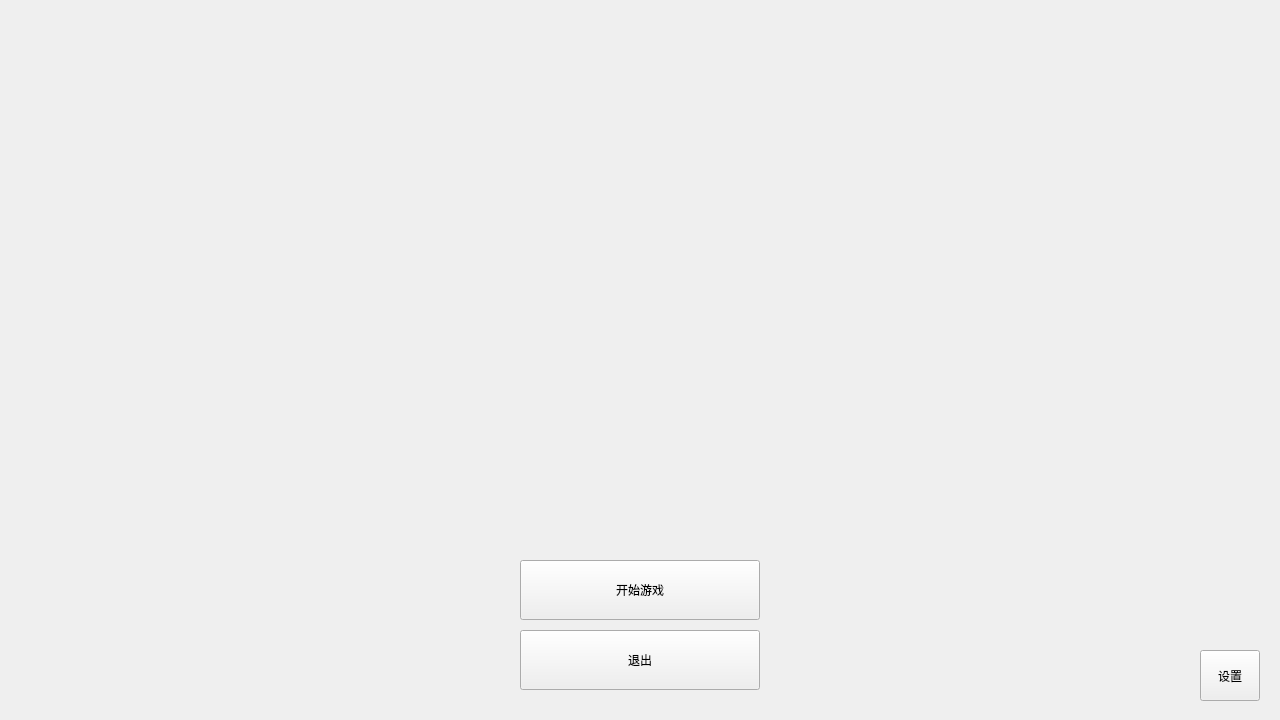
<?xml version="1.0" encoding="UTF-8"?>
<ui version="4.0">
 <class>Widget</class>
 <widget class="QWidget" name="Widget">
  <property name="geometry">
   <rect>
    <x>0</x>
    <y>0</y>
    <width>1280</width>
    <height>720</height>
   </rect>
  </property>
  <property name="windowTitle">
   <string>坦克大战 v0.0.1 test</string>
  </property>
  <property name="windowIcon">
   <iconset resource="pic.qrc">
    <normaloff>:/new/prefix1/778682.png</normaloff>:/new/prefix1/778682.png</iconset>
  </property>
  <widget class="QPushButton" name="pushButton">
   <property name="geometry">
    <rect>
     <x>520</x>
     <y>560</y>
     <width>240</width>
     <height>60</height>
    </rect>
   </property>
   <property name="text">
    <string>开始游戏</string>
   </property>
   <property name="autoDefault">
    <bool>false</bool>
   </property>
   <property name="default">
    <bool>false</bool>
   </property>
   <property name="flat">
    <bool>false</bool>
   </property>
  </widget>
  <widget class="QPushButton" name="pushButton_2">
   <property name="geometry">
    <rect>
     <x>520</x>
     <y>630</y>
     <width>240</width>
     <height>60</height>
    </rect>
   </property>
   <property name="text">
    <string>退出</string>
   </property>
  </widget>
  <widget class="QLabel" name="label">
   <property name="geometry">
    <rect>
     <x>0</x>
     <y>0</y>
     <width>1280</width>
     <height>720</height>
    </rect>
   </property>
   <property name="sizePolicy">
    <sizepolicy hsizetype="Preferred" vsizetype="Preferred">
     <horstretch>0</horstretch>
     <verstretch>0</verstretch>
    </sizepolicy>
   </property>
   <property name="frameShape">
    <enum>QFrame::NoFrame</enum>
   </property>
   <property name="text">
    <string/>
   </property>
   <property name="pixmap">
    <pixmap resource="pic.qrc">:/new/prefix1/e429b5ec4d16213857ab1ebdc78055db.png</pixmap>
   </property>
   <property name="scaledContents">
    <bool>true</bool>
   </property>
  </widget>
  <widget class="QToolButton" name="toolButton">
   <property name="geometry">
    <rect>
     <x>1200</x>
     <y>650</y>
     <width>60</width>
     <height>51</height>
    </rect>
   </property>
   <property name="mouseTracking">
    <bool>false</bool>
   </property>
   <property name="autoFillBackground">
    <bool>false</bool>
   </property>
   <property name="text">
    <string>设置</string>
   </property>
   <property name="icon">
    <iconset resource="pic.qrc">
     <normaloff>:/new/prefix1/2656f2a44e84dca.jpg</normaloff>:/new/prefix1/2656f2a44e84dca.jpg</iconset>
   </property>
   <property name="iconSize">
    <size>
     <width>20</width>
     <height>20</height>
    </size>
   </property>
   <property name="checkable">
    <bool>false</bool>
   </property>
   <property name="autoExclusive">
    <bool>false</bool>
   </property>
   <property name="popupMode">
    <enum>QToolButton::InstantPopup</enum>
   </property>
   <property name="toolButtonStyle">
    <enum>Qt::ToolButtonTextUnderIcon</enum>
   </property>
   <property name="arrowType">
    <enum>Qt::NoArrow</enum>
   </property>
  </widget>
  <zorder>label</zorder>
  <zorder>pushButton</zorder>
  <zorder>pushButton_2</zorder>
  <zorder>toolButton</zorder>
 </widget>
 <resources>
  <include location="pic.qrc"/>
 </resources>
 <connections/>
</ui>
